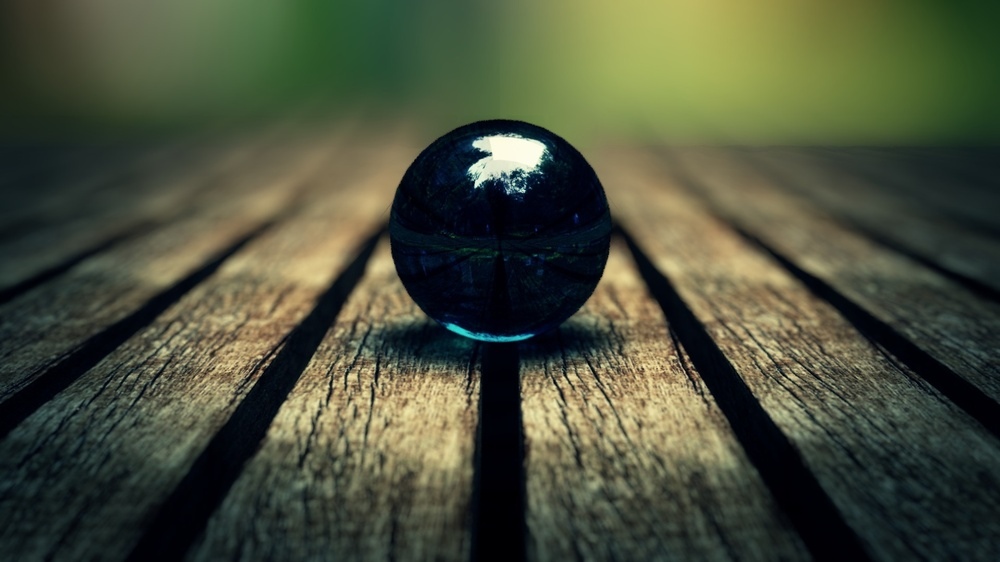
#> input picture OpenCV/img.jpg, 1000 x 562 px, shrunk from 1920 x 1080 before the run
$ python 16.CannyEdgeDetector.py
#> lines starting #> are read from the running program, lines starting #| are printed output that depends on the picture; after the words box and inside, x2 and y2 are one past the last pixel; in counts of white or black regions, pixels touching at a corner belong together
import cv2

pic  = cv2.imread('img.jpg')
#> pic is the input picture: shape (562, 1000, 3); mean B, G, R 59.3, 79.7, 74.1

thres1 = 50
thres2 = 100

canny = cv2.Canny(pic,thres1,thres2)
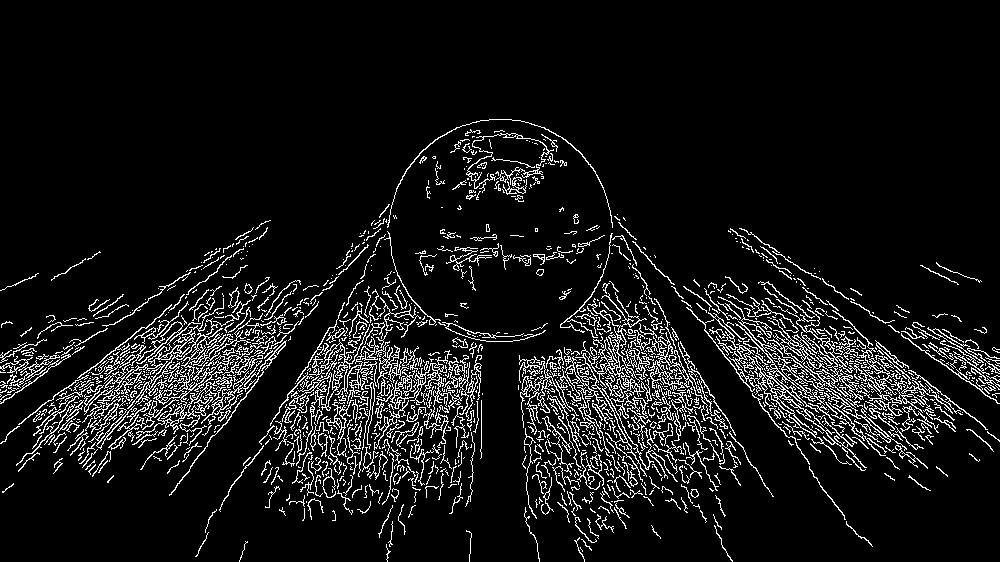
#> canny: shape (562, 1000); 8.4% white in thin lines or dots, all inside (x1, y1, x2, y2) = (0, 119, 1000, 562)
cv2.imshow('canny',canny)
cv2.waitKey(0)
cv2.destroyAllWindows()
